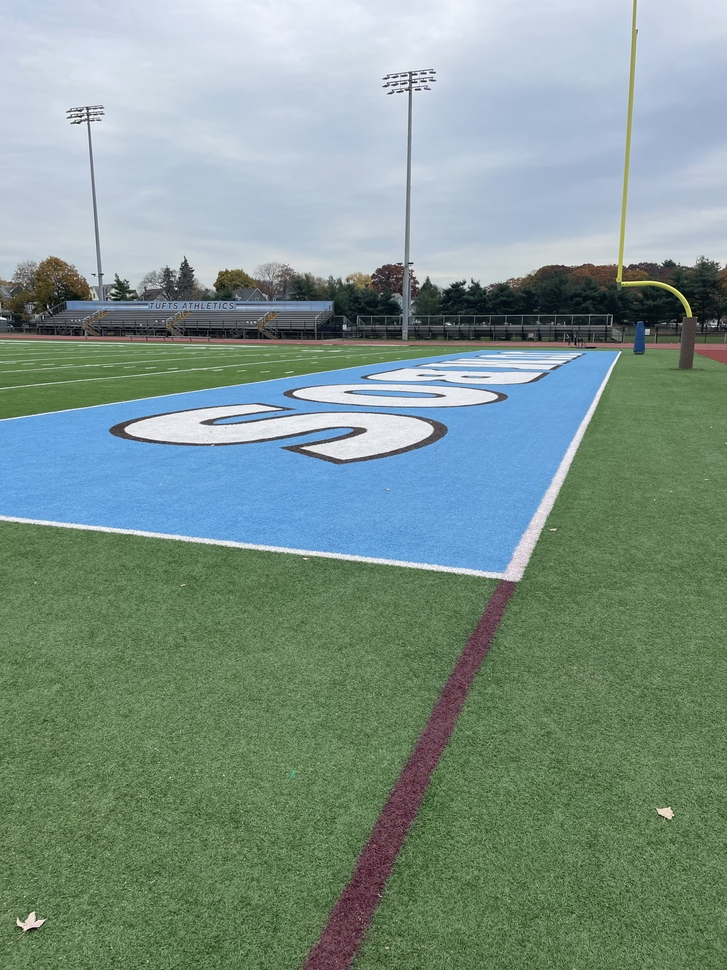
#> input picture s2/Dataset_Turf/IMG_9444.JPEG, 727 x 970 px, shrunk from 3024 x 4032 before the run
$ python -i pf_sim_1d.py   (imports and definitions only)   (older library calls are emulated)
#> lines starting #> are read from the running program, lines starting #| are printed output that depends on the picture
#> further down, picture is the input picture: shape (970, 727, 3); mean B, G, R 138.9, 147.8, 125.6
# Particle filter simulation class file

# Imports
import numpy as np
import matplotlib.pyplot as plt
import cv2


class ParticleFilter1D():
    """
    Particle filter class for 1D UAV localization along airport runways
    Inputs: airstrip, window length L, number of particles, process noise, random num generator (if applicable)
    """
    # [117 lines left out: functions __init__, init_uniform, predict, update, update_st, n_eff and 3 more, not called in this run]


# SIMULATION FUNCTIONS
"""
Functions to be used for the simulation
NOT fed into the particle filter (except get window fcn).
This way, the filter is unaware of actual state
Functions: true_path, capture
"""


# [119 lines left out: functions true_path, get_window, capture, plot_curr_particles, plot_density, not called in this run]


def st_preprocess(img, sigma=2, max_angle=60):
    """
    Structure tensor maps for the PF update: Gaussian-smoothed (integration scale sigma) outer product
    of the Sobel gradient, normalized by trace, orientation filtered
    Trace normalization: contrast-invariant, keeps orientation + coherence only
    Orientation filter: zeros pixels whose dominant gradient is more than max_angle deg from along-track
    Input: grayscale image (H, W), sigma (px), max_angle (deg)
    Output: (3, H, W) maps Jxx, Jyy, Jxy
    """
#> called with sigma = 2, max_angle = 60
    img = img.astype(np.float32)
    gx = cv2.Sobel(img, cv2.CV_32F, 1, 0)
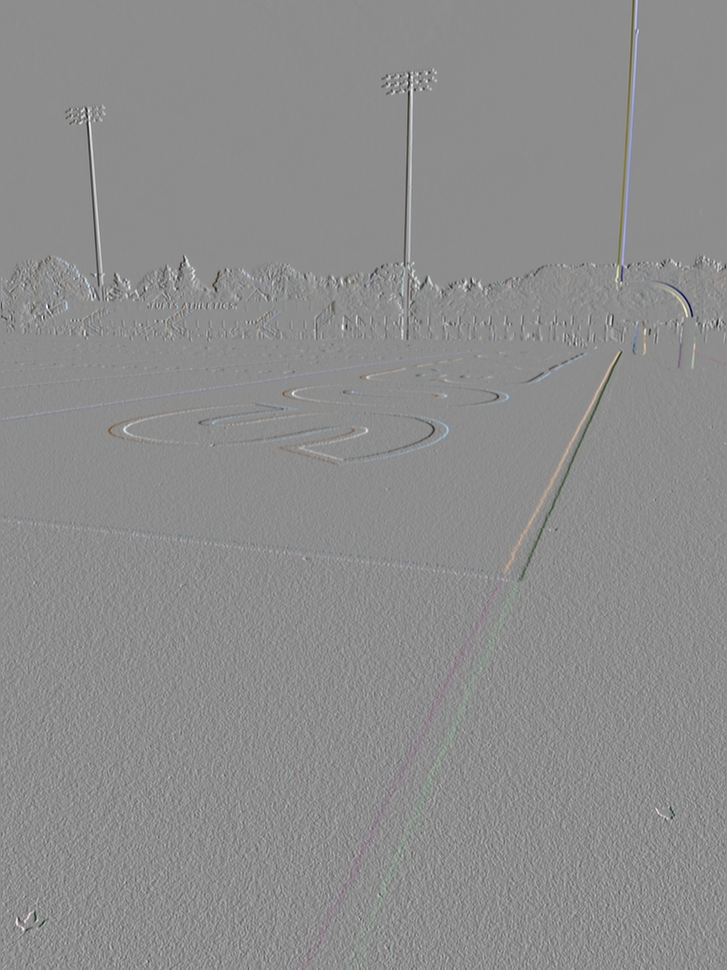
#> gx: shape (970, 727, 3) float32; mean B, G, R -0.2, -0.1, -0.1; drawn with min black and max white
    gy = cv2.Sobel(img, cv2.CV_32F, 0, 1)
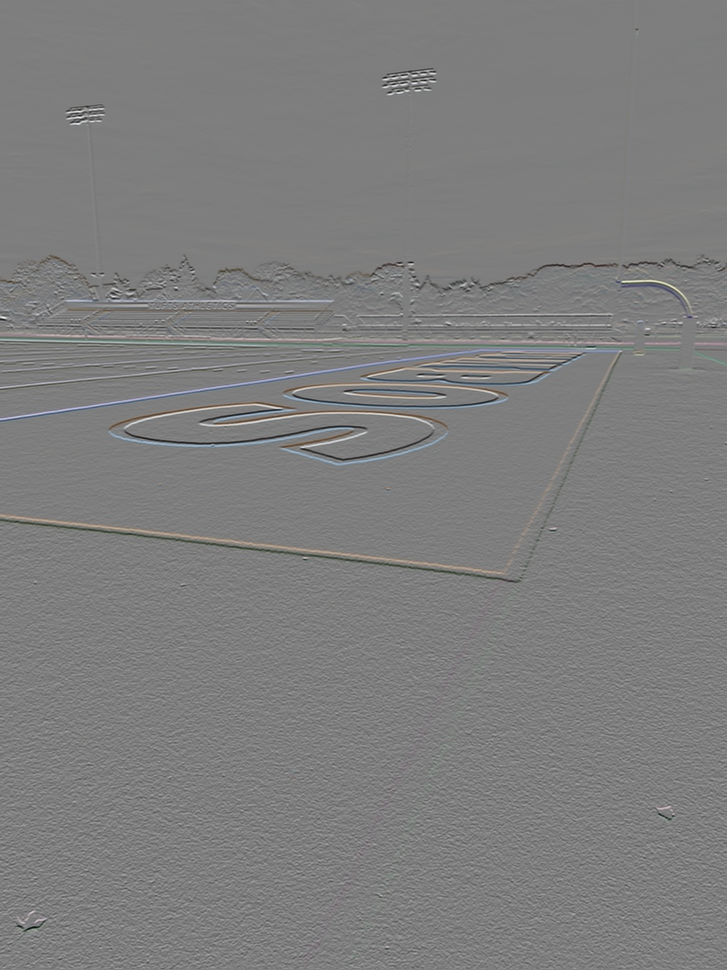
#> gy: shape (970, 727, 3) float32; mean B, G, R -1.3, -0.9, -1; drawn with min black and max white
    J = np.stack([cv2.GaussianBlur(a, (0, 0), sigma) for a in (gx*gx, gy*gy, gx*gy)])
    J = J / (J[0] + J[1] + 1e-6)
    theta = 0.5 * np.arctan2(2*J[2], J[0] - J[1]) # Dominant gradient angle, 0 = along-track
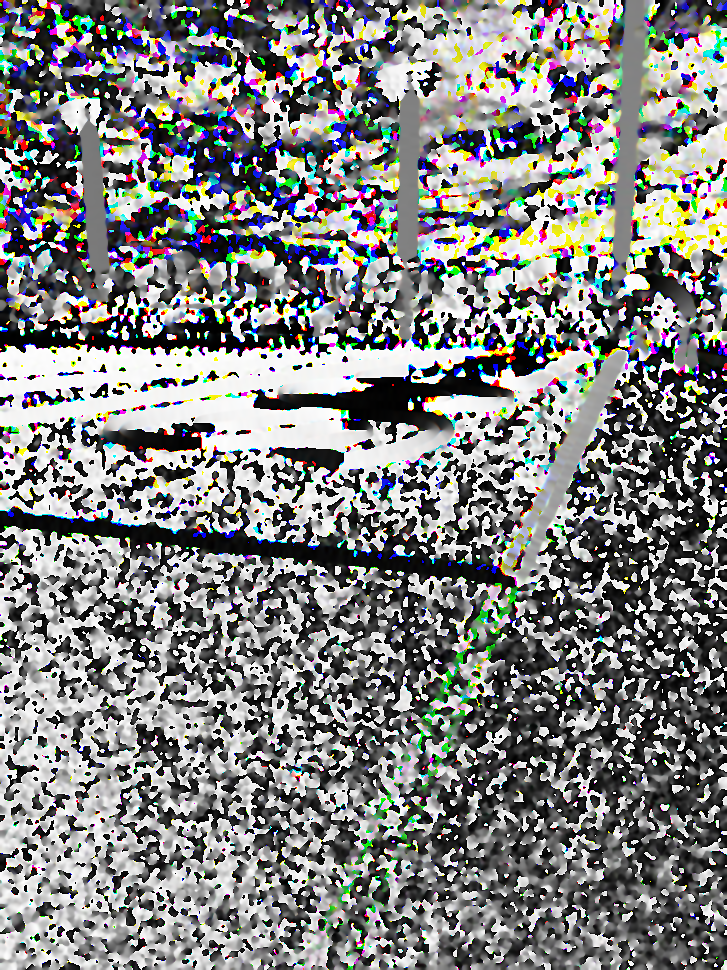
#> theta: shape (970, 727, 3) float32; mean of channels 0, 1, 2 0.0211, 0.0355, 0.024; drawn with min black and max white
    return J * (np.abs(theta) <= np.deg2rad(max_angle))


# Other utility fcns...

# [17 lines left out: function plot_windows, not called in this run]

>>> import cv2
>>> picture = cv2.imread('../../../s2/Dataset_Turf/IMG_9444.JPEG')
>>> result = st_preprocess(picture)

$ run again, on s2/Dataset_Turf/IMG_9446.JPEG
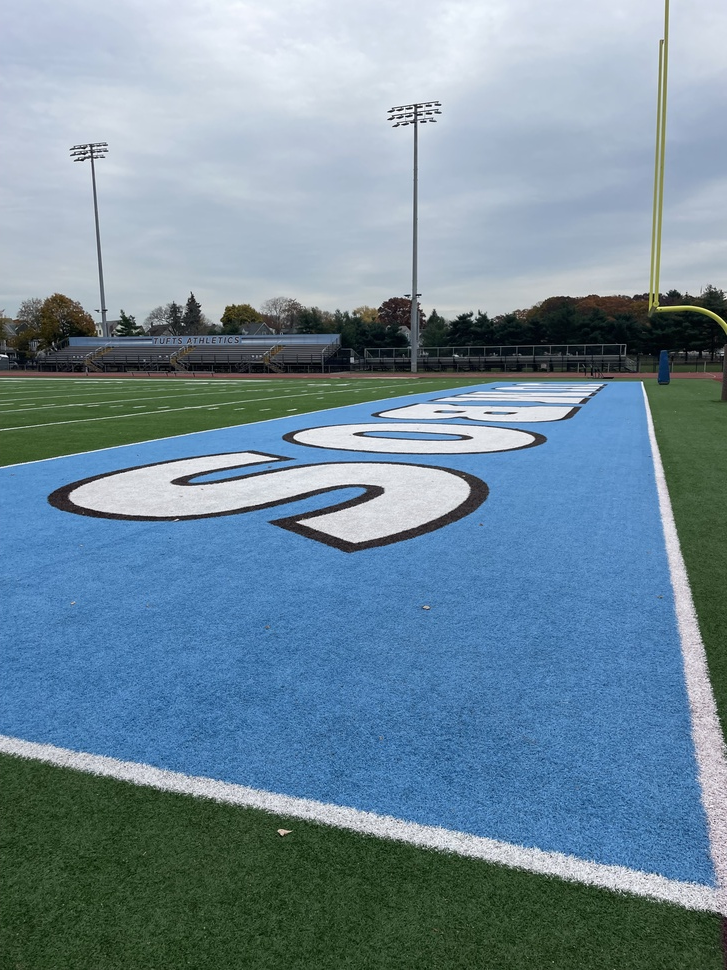
#> input picture s2/Dataset_Turf/IMG_9446.JPEG, 727 x 970 px, shrunk from 3024 x 4032 before the run
#> picture is the input picture: shape (970, 727, 3); mean B, G, R 155.7, 139.5, 114.1
#> in st_preprocess, `gy = cv2.Sobel(img, cv2.CV_32F, 0, 1)`:
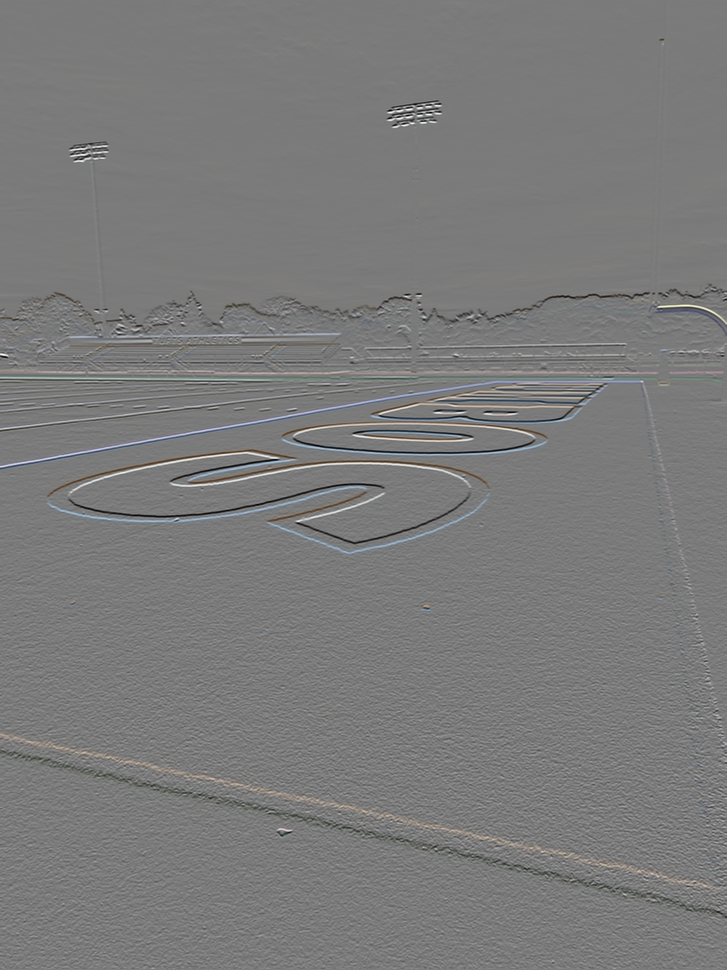
#> gy: shape (970, 727, 3) float32; mean B, G, R -1.7, -1.3, -1.4; drawn with min black and max white
#> in st_preprocess, `theta = 0.5 * np.arctan2(2*J[2], J[0] - J[1])`:
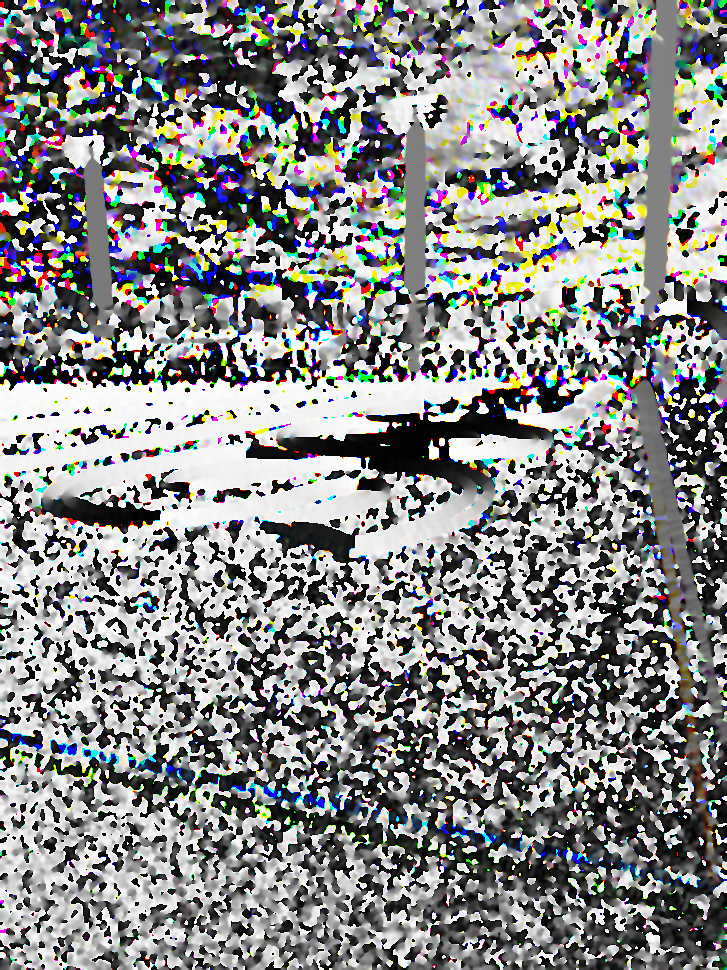
#> theta: shape (970, 727, 3) float32; mean of channels 0, 1, 2 0.0947, 0.0986, 0.0914; drawn with min black and max white

$ run again, on s2/Dataset_Turf/IMG_9447.JPEG
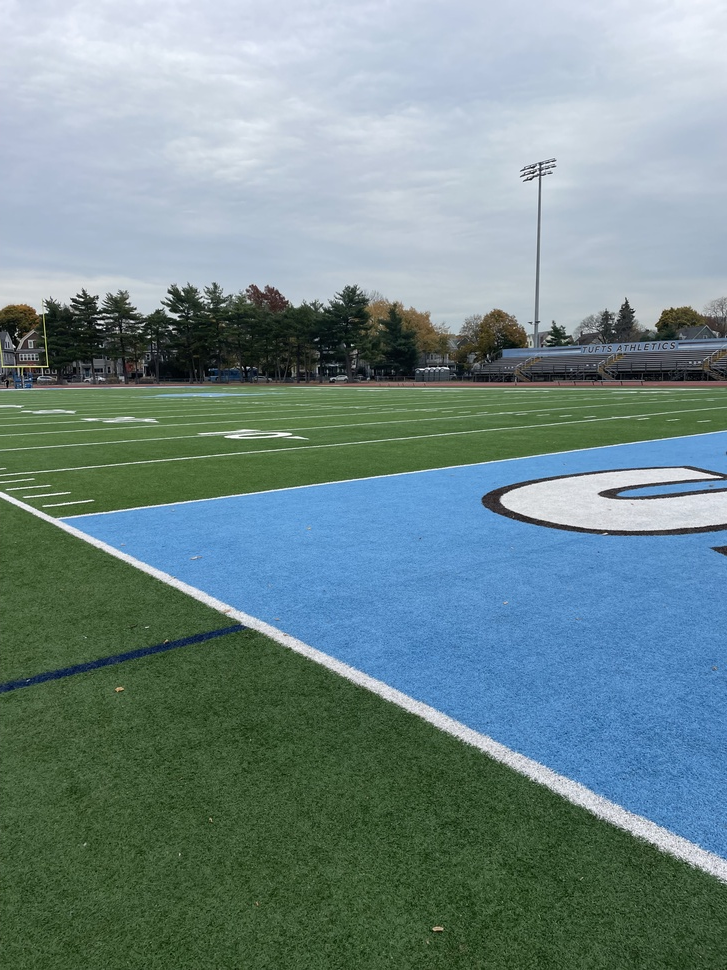
#> input picture s2/Dataset_Turf/IMG_9447.JPEG, 727 x 970 px, shrunk from 3024 x 4032 before the run
#> picture is the input picture: shape (970, 727, 3); mean B, G, R 139.1, 138, 114.1
#> in st_preprocess, `gy = cv2.Sobel(img, cv2.CV_32F, 0, 1)`:
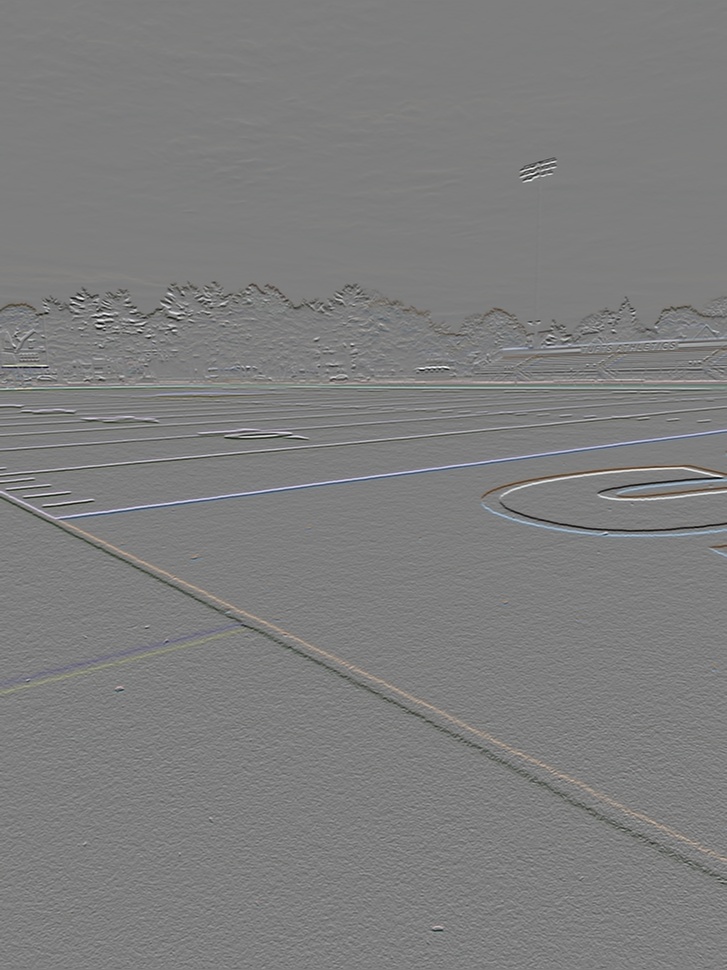
#> gy: shape (970, 727, 3) float32; mean B, G, R -1.6, -1.2, -1.3; drawn with min black and max white
#> in st_preprocess, `theta = 0.5 * np.arctan2(2*J[2], J[0] - J[1])`:
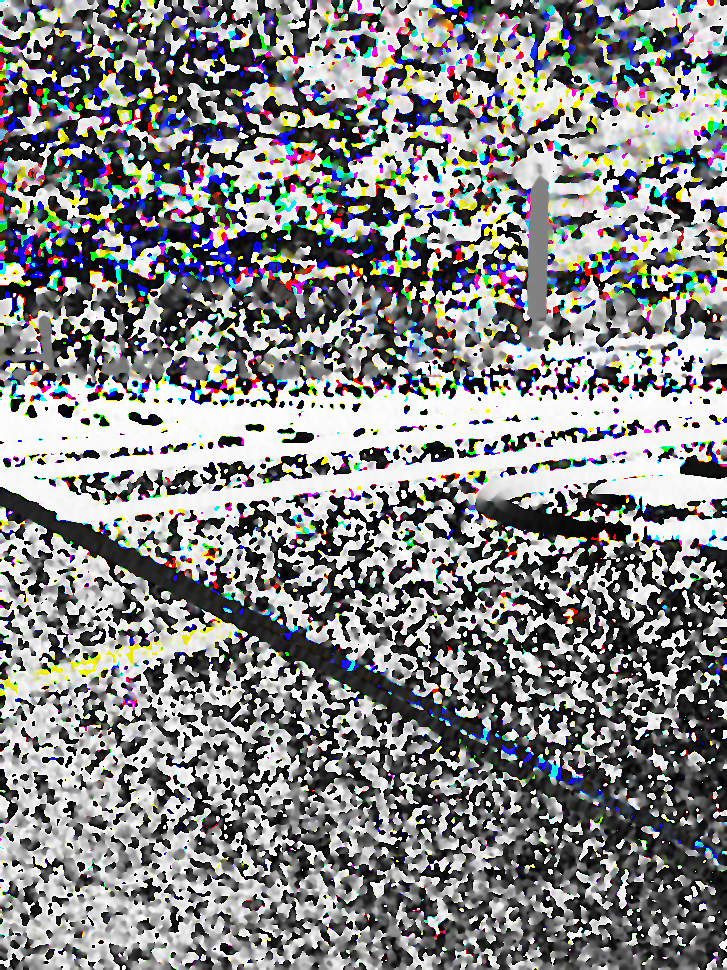
#> theta: shape (970, 727, 3) float32; mean of channels 0, 1, 2 0.0984, 0.0951, 0.0863; drawn with min black and max white

$ run again, on s2/Dataset_Turf/IMG_9448.JPEG
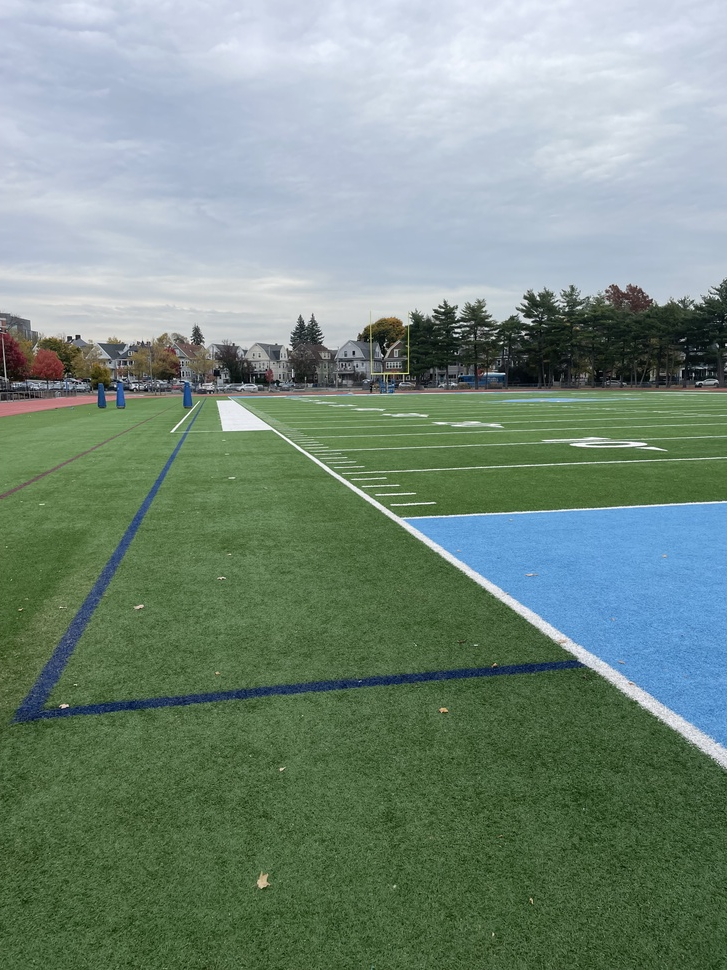
#> input picture s2/Dataset_Turf/IMG_9448.JPEG, 727 x 970 px, shrunk from 3024 x 4032 before the run
#> picture is the input picture: shape (970, 727, 3); mean B, G, R 127, 139.5, 119
#> in st_preprocess, `gy = cv2.Sobel(img, cv2.CV_32F, 0, 1)`:
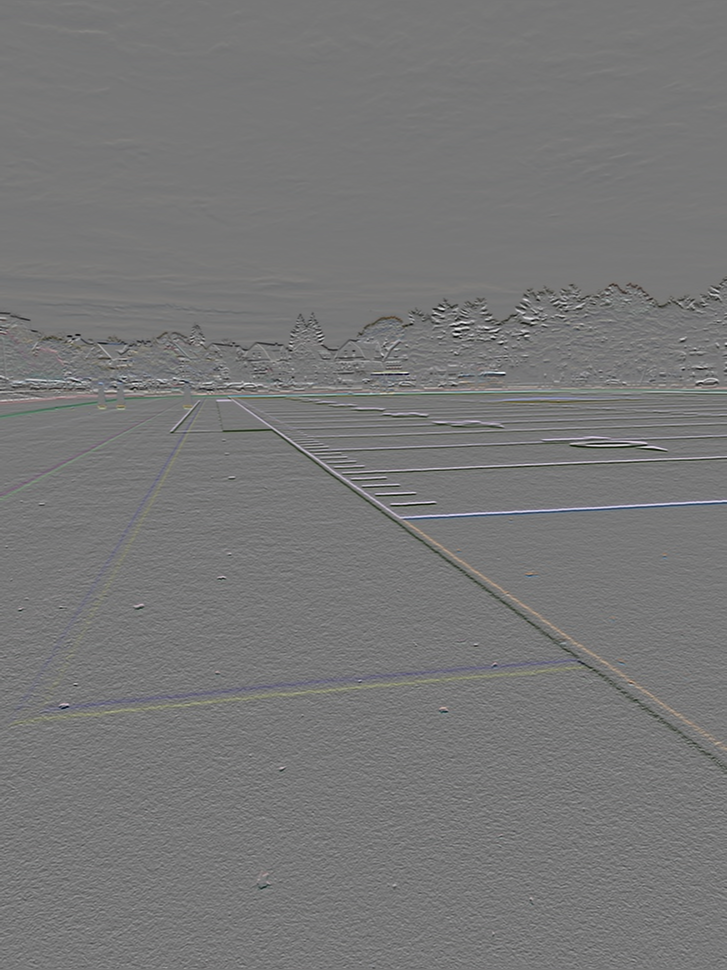
#> gy: shape (970, 727, 3) float32; mean B, G, R -1.5, -1.1, -1.2; drawn with min black and max white
#> in st_preprocess, `theta = 0.5 * np.arctan2(2*J[2], J[0] - J[1])`:
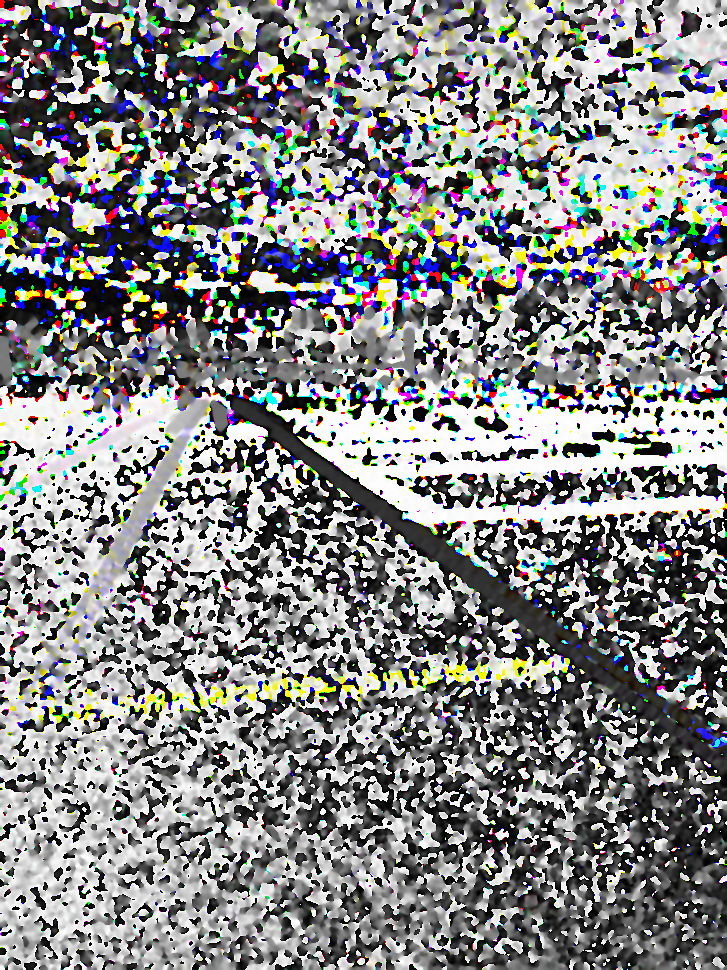
#> theta: shape (970, 727, 3) float32; mean of channels 0, 1, 2 0.0798, 0.0804, 0.0741; drawn with min black and max white
